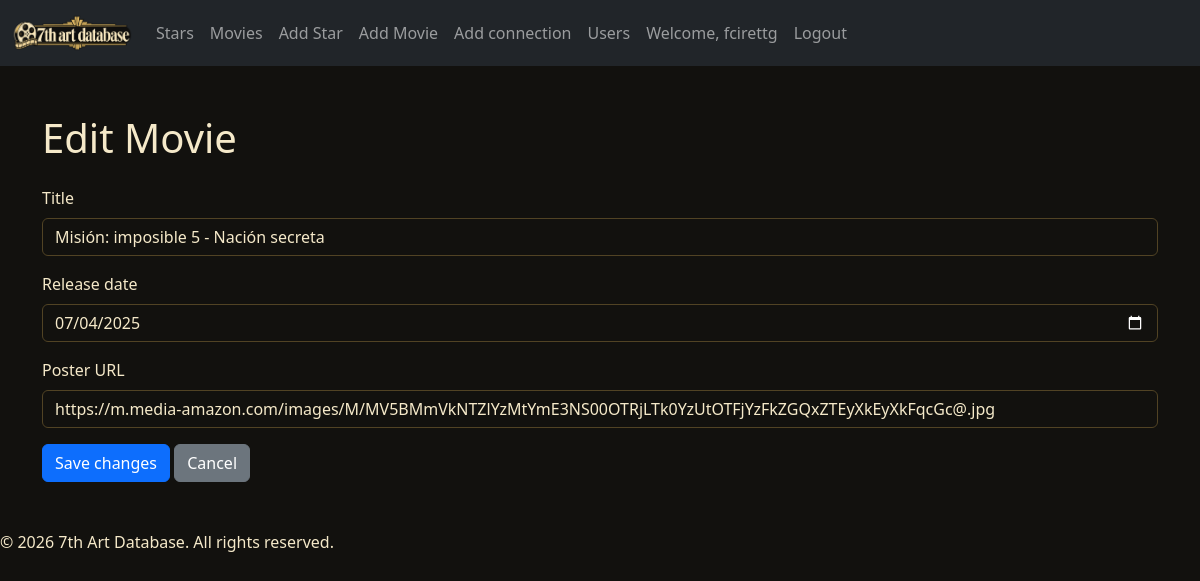
/edit_movie/24 (signed in), run on the app's committed database.
### tables this page shows
CREATE TABLE movies (
        id INTEGER PRIMARY KEY,
        created_at TEXT NOT NULL,
        movie_title TEXT NOT NULL,
        release_date TEXT,
        poster_url TEXT,
        username TEXT,
        FOREIGN KEY (username) REFERENCES users (username)
    );

### app.py (the view, shortened to what this page needs)
@app.route('/edit_movie/<int:movie_id>', methods=['GET', 'POST'])
def edit_movie(movie_id):
    if not session.get('logged_in'):
        flash('Please log in to edit a movie.', 'warning')
        return redirect(url_for('login'))
    conn = db.open_database('movies.db')
    try:
        movie = db.get_movie(conn, movie_id)
    finally:
        db.close_database(conn)
    if movie is None:
        return 'Movie not found', 404
    return render_template('edit_movie.html', movie=movie)

### movies_sqlite.py (called while the page is built)
def open_database(db_path: str):
    conn = sqlite3.connect(db_path)
    return conn

def get_movie(conn, movie_id: int) -> Optional[dict]:
    cur = conn.cursor()
    cur.execute(
        """SELECT id, movie_title, release_date, poster_url
           FROM movies WHERE id = ?""",
        (movie_id,),
    )
    row = cur.fetchone()
    if row is None:
        return None
    fields = [description[0] for description in cur.description]
    return dict(zip(fields, row))

def close_database(conn):
    conn.close()

### templates/edit_movie.html
{% extends "base.html" %}
{% block body %}
    <main class="container py-5">
        <h1 class="mb-4">Edit Movie</h1>
        <form method="POST" action="{{ url_for('edit_movie', movie_id=movie.id) }}">
            <div class="mb-3">
                <label for="movie_title" class="form-label">Title</label>
                <input type="text" class="form-control" id="movie_title" name="movie_title" value="{{ movie.movie_title }}" required>
            </div>
            <div class="mb-3">
                <label for="release_date" class="form-label">Release date</label>
                <input type="date" class="form-control" id="release_date" name="release_date" value="{{ movie.release_date or '' }}">
            </div>
            <div class="mb-3">
                <label for="poster_url" class="form-label">Poster URL</label>
                <input type="url" class="form-control" id="poster_url" name="poster_url" value="{{ movie.poster_url or '' }}">
            </div>
            <button type="submit" class="btn btn-primary">Save changes</button>
            <a class="btn btn-secondary" href="{{ url_for('movies') }}">Cancel</a>
        </form>
    </main>
{% endblock %}

### templates/base.html (style rules this page uses)
:root { --bs-primary: #d6ad4f; --bs-primary-rgb: 214, 173, 79; --bs-primary-text-emphasis: #f1d78f; --bs-primary-bg-subtle: #332a17; --bs-primary-border-subtle: #8b6d2d; --bs-body-bg: #12110e; --bs-body-color: #f5e9c9; --bs-link-color: #e5c36a; --bs-link-hover-color: #f3d992; --bs-border-color: #514324; }

### data on the page
movies: movie_title "Misión: imposible 5 - Nación secreta", release_date "07/04/2025", poster_url "https://m.media-amazon.com/images/M/MV5BMmVkNTZlYzMtYmE3NS00OTRjLTk0YzUtOTFjYzFkZGQxZTEyXkEyXkFqcGc@.jpg"

### other printed values
{{ session.get('username') }} "fcirettg"
